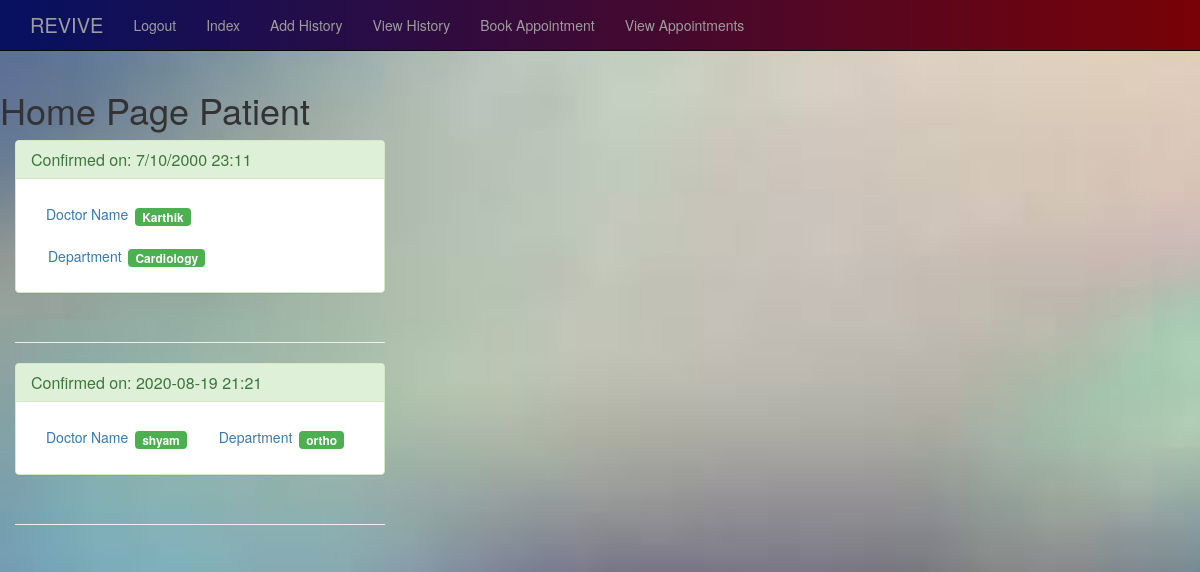
/pindex (signed in), run on an earlier commit of the app's database.
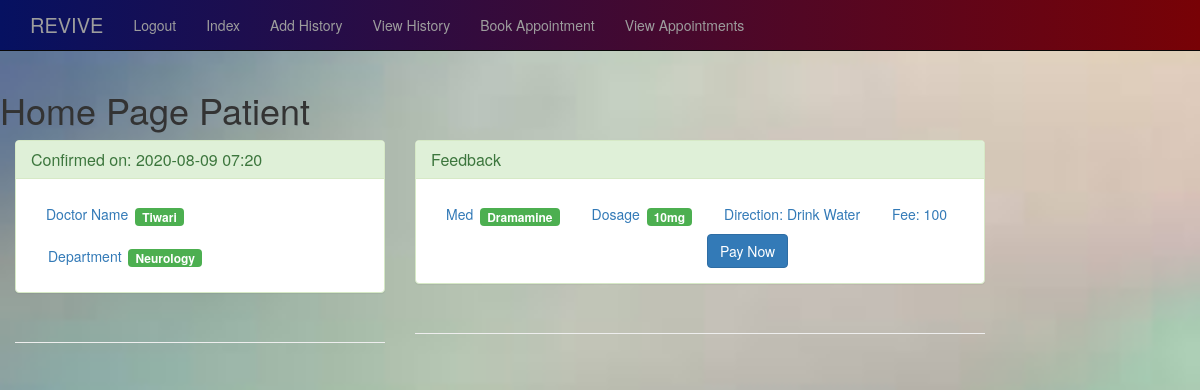
And on a later commit of the database.
### app.py (models this page shows)
class Appointment(db.Model):
    id = db.Column(db.Integer, primary_key=True)
    doc_name = db.Column(db.String(50))
    patient_name = db.Column(db.String(50))
    desc = db.Column(db.String(50))
    symptoms = db.Column(db.String(75))
    dept = db.Column(db.String(15))
    date = db.Column(db.Integer)
    time = db.Column(db.Integer)
    status = db.Column(db.String(15), default='Pending')
    created_by_patient = db.Column(db.Integer, db.ForeignKey('patient.id'))
    created_by_doc = db.Column(db.Integer, db.ForeignKey('doctor.id'))

class Prescription(db.Model):
    id = db.Column(db.Integer, primary_key=True)
    patient_name = db.Column(db.String(50))
    doc_name = db.Column(db.String(50))
    med = db.Column(db.String(50))
    dosage = db.Column(db.Integer)
    fee = db.Column(db.Integer)
    direction=db.Column(db.String(100))
    created_by_patient = db.Column(db.Integer, db.ForeignKey('patient.id'))
    created_by_doc = db.Column(db.Integer, db.ForeignKey('doctor.id'))

### app.py (the view)
@app.route('/pindex',methods=['GET','POST'])
def pindex():
    if request.method == 'GET':
        patient_id=session['patient']
        confirmed_app = Appointment.query.filter_by(created_by_patient=patient_id,status='Confirmed').all()
        presc= Prescription.query.filter_by(created_by_patient=patient_id).all()
    return render_template('pindex.html',confirmed_app=confirmed_app,presc=presc)

### templates/pindex.html
{% extends 'pbase.html' %}
{% block body %}
  <h1>Home Page Patient</h1>
<div class="container theme-showcase col-sm-4 "  class="row">
{%for x in confirmed_app%}
<div class="panel panel-success">
  <div class="panel-heading">
    <h3 class="panel-title">Confirmed on: {{x.date}} {{x.time}}</h3>
  </div>
  <div class="panel-body">
    <ul class="nav nav-pills">
      <li><a>Doctor Name <span class="badge" style="background-color: #4caf50; min-width: 28px;border-radius: 4px;">{{x.doc_name}}</span></a></li>
      <li><a>Department <span class="badge"style="background-color: #4caf50; min-width: 28px;border-radius: 4px;">{{x.dept}}</span></a></li>
    </ul>
  </div>
</div>
<div class="page-header"></div>
{%endfor%}
</div>
<div class="container theme-showcase col-sm-6 " class="row" >
  {%for x in presc%}
  <div class="panel panel-success">
    <div class="panel-heading">
      <h3 class="panel-title">Feedback</h3>
    </div>
    <div class="panel-body">
      <ul class="nav nav-pills">
        <li><a>Med <span class="badge" style="background-color: #4caf50; min-width: 28px;border-radius: 4px;">{{x.med}}</span></a></li>
        <li><a>Dosage <span class="badge"style="background-color: #4caf50; min-width: 28px;border-radius: 4px;">{{x.dosage}}</span></a></li>
        <li><a>Direction: {{x.direction}}</a></li>
        <li><a>Fee: {{x.fee}}</a></li>
        <a class="btn btn-primary" href="https://paytm.com/" role="button">Pay Now</a>
      </ul>
    </div>
  </div>
  <div class="page-header"></div>
  {%endfor%}
  </div>
{% endblock %}

What changed in the data, as far as the page shows it:
no longer on this page (row edited): Appointment: date "2020-08-19", time "21:21", doc_name "shyam", dept "ortho"
changed Appointment: date "7/10/2000" → "2020-08-09"; time "23:11" → "07:20"; doc_name "Karthik" → "Tiwari"; dept "Cardiology" → "Neurology"
now on this page (row edited): Prescription: med "Dramamine", dosage "10mg", direction "Drink Water", fee "100"
